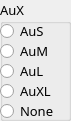
   <widget class="QGroupBox" name="AuXBox">
    <property name="geometry">
     <rect>
      <x>310</x>
      <y>0</y>
      <width>71</width>
      <height>121</height>
     </rect>
    </property>
    <property name="font">
     <font>
      <family>Sans</family>
      <pointsize>10</pointsize>
     </font>
    </property>
    <property name="title">
     <string>AuX</string>
    </property>
    <widget class="QRadioButton" name="AuSRadioButton">
     <property name="geometry">
      <rect>
       <x>0</x>
       <y>20</y>
       <width>61</width>
       <height>22</height>
      </rect>
     </property>
     <property name="font">
      <font>
       <family>Sans</family>
       <pointsize>10</pointsize>
      </font>
     </property>
     <property name="text">
      <string>AuS</string>
     </property>
    </widget>
    <widget class="QRadioButton" name="AuMRadioButton">
     <property name="geometry">
      <rect>
       <x>0</x>
       <y>40</y>
       <width>61</width>
       <height>22</height>
      </rect>
     </property>
     <property name="font">
      <font>
       <family>Sans</family>
       <pointsize>10</pointsize>
      </font>
     </property>
     <property name="text">
      <string>AuM</string>
     </property>
    </widget>
    <widget class="QRadioButton" name="AuLRadioButton">
     <property name="geometry">
      <rect>
       <x>0</x>
       <y>60</y>
       <width>61</width>
       <height>22</height>
      </rect>
     </property>
     <property name="font">
      <font>
       <family>Sans</family>
       <pointsize>10</pointsize>
      </font>
     </property>
     <property name="text">
      <string>AuL</string>
     </property>
    </widget>
    <widget class="QRadioButton" name="AuXLRadioButton">
     <property name="geometry">
      <rect>
       <x>0</x>
       <y>80</y>
       <width>71</width>
       <height>22</height>
      </rect>
     </property>
     <property name="font">
      <font>
       <family>Sans</family>
       <pointsize>10</pointsize>
      </font>
     </property>
     <property name="text">
      <string>AuXL</string>
     </property>
    </widget>
    <widget class="QRadioButton" name="AuXNoneRadioButton">
     <property name="geometry">
      <rect>
       <x>0</x>
       <y>100</y>
       <width>71</width>
       <height>22</height>
      </rect>
     </property>
     <property name="font">
      <font>
       <family>Sans</family>
       <pointsize>10</pointsize>
      </font>
     </property>
     <property name="text">
      <string>None</string>
     </property>
    </widget>
   </widget>
